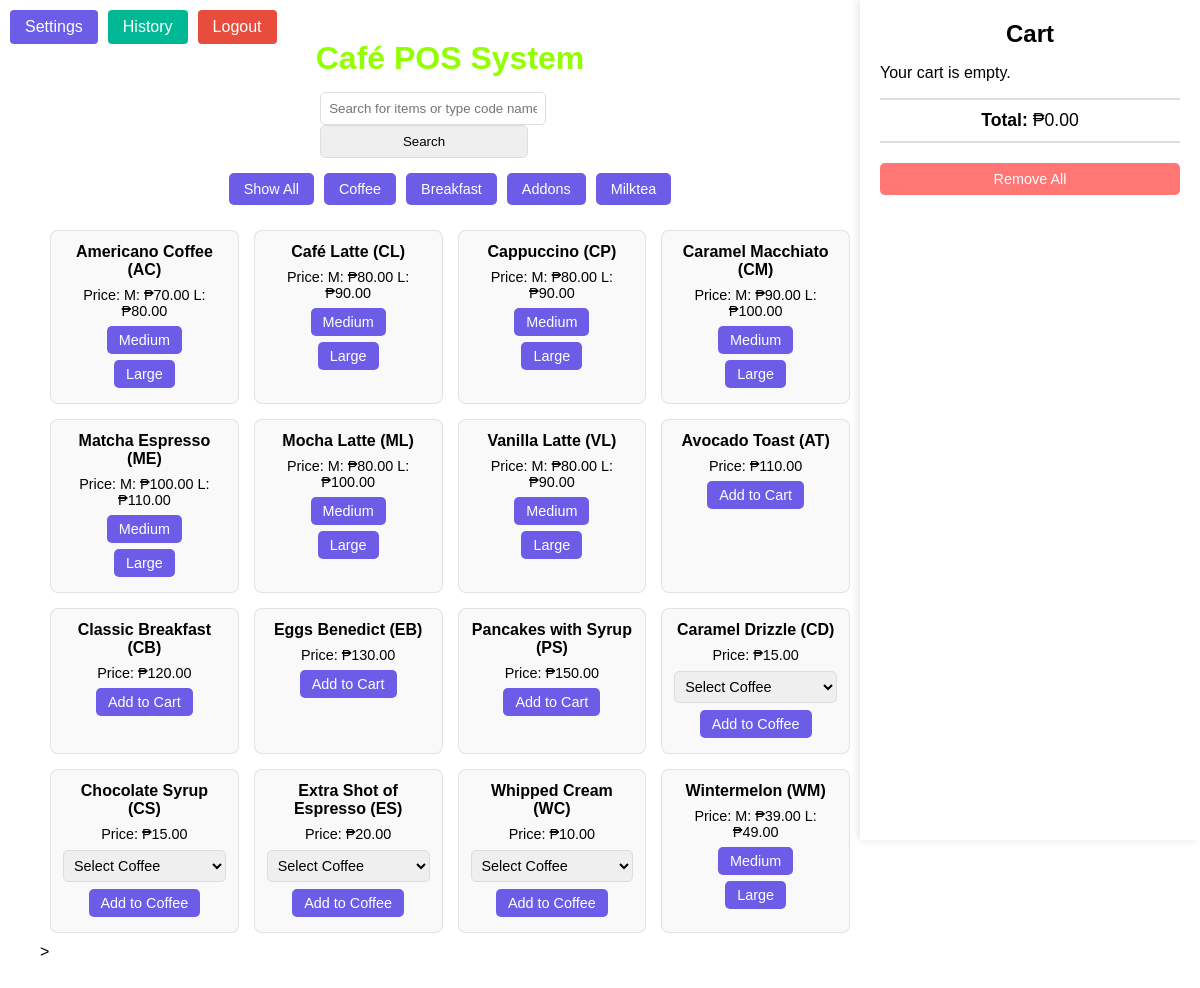
Page /index.php (signed in) on the committed database.
### tables this page shows
CREATE TABLE IF NOT EXISTS `products` (
  `id` int NOT NULL AUTO_INCREMENT,
  `name` varchar(100) NOT NULL,
  `code` varchar(10) NOT NULL,
  `price_medium` decimal(10,2) DEFAULT NULL,
  `price_large` decimal(10,2) DEFAULT NULL,
  `price` decimal(10,2) DEFAULT NULL,
  `category_id` int DEFAULT NULL,
  `archived` tinyint(1) DEFAULT '0',
  PRIMARY KEY (`id`),
  KEY `category_id` (`category_id`)
);

### refresh_menu.php (called while the page is built, shortened)
<?php
function refreshMenuItems($conn) {
    $menuItems = [];
    $query = "SELECT p.*, c.name as category_name
              FROM products p
              LEFT JOIN categories c ON p.category_id = c.id
              WHERE p.archived = 0 AND c.archived = 0
              ORDER BY
                CASE c.name
                    WHEN 'coffee' THEN 1
                    WHEN 'breakfast' THEN 2
                    WHEN 'addons' THEN 3
                    ELSE 4
                END,
                p.name";
    $result = $conn->query($query);
    while ($row = $result->fetch_assoc()) {
        $menuItem = [
            'id' => $row['id'],
            'name' => $row['name'],
            'code' => $row['code'],
            'category' => strtolower($row['category_name'])
        ];
        if ($row['price_medium'] !== null && $row['price_large'] !== null) {
            $menuItem['price'] = [
                'medium' => (float)$row['price_medium'],
                'large' => (float)$row['price_large']
            ];
        } else {
            $menuItem['price'] = (float)($row['price'] ?? 0);
        }
        $menuItems[] = $menuItem;
    }
    return $menuItems;
}
?>

### index.php (the view, shortened to what this page needs)
<?php
$conn = new mysqli("localhost", "root", "", "cafe_pos");
require_once 'refresh_menu.php';
if (!isset($_SESSION['menu_items'])) {
    $_SESSION['menu_items'] = refreshMenuItems($conn);
}
$menuItems = $_SESSION['menu_items'];
$categories_query = "SELECT DISTINCT c.name
                    FROM categories c
                    JOIN products p ON c.id = p.category_id
                    WHERE c.archived = 0 AND p.archived = 0
                    ORDER BY
                        CASE c.name
                            WHEN 'coffee' THEN 1
                            WHEN 'breakfast' THEN 2
                            WHEN 'addons' THEN 3
                            ELSE 4
                        END";
$categories_result = $conn->query($categories_query);
$active_categories = [];
while ($row = $categories_result->fetch_assoc()) {
    $active_categories[] = strtolower($row['name']);
}
$category = isset($_GET['category']) ? $_GET['category'] : null;
$searchTerm = isset($_GET['search']) ? strtolower($_GET['search']) : '';
$filteredItems = array_filter($menuItems, function($item) use ($category, $searchTerm) {
    return (!$category || $item['category'] === $category) &&
           (!$searchTerm || stripos($item['name'], $searchTerm) !== false || strtolower($item['code']) === $searchTerm);
});
$total = 0;
?>
<!DOCTYPE html>
<html lang="en">
<head>
    <link rel="stylesheet" href="css/style.css">
</head>
<body>
<div class="top-buttons">
    <?php if (isset($_SESSION['is_admin']) && $_SESSION['is_admin'] == 1): ?>
        <a href="settings.php" class="settings-button">Settings</a>
        <a href="history.php" class="history-button">History</a>
    <?php endif; ?>
    <a href="logout.php" class="logout-button">Logout</a>
</div>
    <div class="container">
        <div class="header">
            <h1>Café POS System</h1>
        </div>
        <div class="search-bar">
            <form method="GET" action="">
                <input type="text" name="search" placeholder="Search for items or type code names..."
                       value="<?php echo htmlspecialchars($searchTerm); ?>">
                <input type="submit" value="Search">
            </form>
        </div>
        <div class="filter-buttons">
    <a href="?"><button>Show All</button></a>
    <?php foreach ($active_categories as $cat): ?>
        <a href="?category=<?php echo urlencode($cat); ?>">
            <button><?php echo ucfirst($cat); ?></button>
        </a>
    <?php endforeach; ?>
</div>
<div class="menu">
    <?php foreach ($filteredItems as $item): ?>
        <div class="item">
            <h3><?php echo htmlspecialchars($item['name'] ?? ''); ?> (<?php echo htmlspecialchars($item['code'] ?? ''); ?>)</h3>
            <?php if (isset($item['price']) && is_array($item['price']) &&
                      isset($item['price']['medium']) && isset($item['price']['large'])): ?>
                <p>Price: M: ₱<?php echo number_format($item['price']['medium'], 2); ?> L: ₱<?php echo number_format($item['price']['large'], 2); ?></p>
                <form method="POST">
                    <button type="submit" name="add_to_cart">Medium</button>
                </form>
                <form method="POST">
                    <button type="submit" name="add_to_cart">Large</button>
                </form>
            <?php elseif ($item['category'] === 'addons'): ?>
                <p>Price: ₱<?php echo number_format($item['price'] ?? 0, 2); ?></p>
                <form method="POST">
                    <select name="coffee_code" required>
                        <option value="">Select Coffee</option>
                    </select>
                    <button type="submit" name="add_addon">Add to Coffee</button>
                </form>
            <?php else: ?>
                <p>Price: ₱<?php echo number_format($item['price'] ?? 0, 2); ?></p>
                <form method="POST">
                    <button type="submit" name="add_to_cart">Add to Cart</button>
                </form>
            <?php endif; ?>
        </div>
    <?php endforeach; ?>
</div>>
<div class="cart">
    <h2>Cart</h2>
    <div id="cart-items">
        <?php if (empty($_SESSION['cart'])): ?>
            <p>Your cart is empty.</p>
        <?php endif; ?>
    </div>
    <p class="total"><strong>Total: </strong>₱<?php echo number_format($total, 2); ?></p>
    <div class="remove-all">
        <form method="POST">
            <button type="submit" name="clear_cart" onclick="return confirm('Are you sure you want to remove all items from the cart?');">Remove All</button>
        </form>
    </div>
</div>
    </div>
</body>
</html>

### css/style.css (style rules this page uses)
.container { width: calc(100% - 340px); padding: 20px; background-color: transparent; border-radius: 10px; }
.header { text-align: center; margin-bottom: 15px; }
.header h1 { color: #09f062; font-size: 2em; margin: 0; }
.search-bar { display: flex; justify-content: center; margin-bottom: 15px; }
.search-bar input { width: 80%; padding: 8px; border: 1px solid #ddd; border-radius: 5px; }
.filter-buttons { display: flex; justify-content: center; gap: 10px; margin-bottom: 15px; flex-wrap: wrap; }
.filter-buttons button { background-color: #6c5ce7; color: #fff; border: none; padding: 8px 15px; border-radius: 5px; cursor: pointer; font-size: 0.9em; }
.menu { display: grid; grid-template-columns: repeat(auto-fill, minmax(180px, 1fr)); gap: 15px; padding: 10px; }
.item { background-color: rgba(249, 249, 249, 0.9); border: 1px solid rgba(221, 221, 221, 0.8); border-radius: 8px; padding: 12px; text-align: center; backdrop-filter: blur(5px); -webkit-backdrop-filter: blur(5px); }
.item h3 { font-size: 1em; margin: 0 0 8px; }
.item p { font-size: 0.9em; margin: 4px 0; }
.item button { background-color: #6c5ce7; color: #fff; border: none; padding: 6px 12px; border-radius: 5px; cursor: pointer; font-size: 0.9em; margin: 3px; }
.cart { width: 300px; height: 100vh; padding: 20px; background-color: #fff; box-shadow: -2px 0 8px rgba(0, 0, 0, 0.1); position: fixed; right: 0; top: 0; overflow-y: auto; }
.cart h2 { font-size: 1.5em; margin: 0 0 15px; text-align: center; }
.total { font-size: 1.1em; margin: 15px 0; text-align: center; padding: 10px; border-top: 2px solid #ddd; border-bottom: 2px solid #ddd; }
.remove-all button, .checkout button { width: 100%; background-color: #ff7675; color: #fff; border: none; padding: 8px 15px; border-radius: 5px; cursor: pointer; font-size: 0.9em; margin: 5px 0; }
.item select { width: 100%; padding: 6px; margin: 4px 0; border: 1px solid #ddd; border-radius: 5px; font-size: 0.9em; }

### index.php (style rules this page uses)
body { font-family: 'Arial', sans-serif; background-position: center; background-repeat: no-repeat; background-attachment: fixed; margin: 0; padding: 20px; }
.top-buttons { position: absolute; top: 10px; left: 10px; z-index: 1000; display: flex; gap: 10px; }
.top-buttons a { text-decoration: none; padding: 8px 15px; border-radius: 4px; font-weight: 500; display: inline-block; transition: background-color 0.3s; }
.settings-button { background-color: #6c5ce7; color: white; }
.history-button { background-color: #00b894; color: white; }
.logout-button { background-color: #e74c3c; color: white; }
.container { width: calc(100% - 340px); padding: 20px; background-color: transparent; border-radius: 10px; }
.item { background-color: rgba(249, 249, 249, 0.9); border: 1px solid rgba(221, 221, 221, 0.8); border-radius: 8px; padding: 12px; text-align: center; backdrop-filter: blur(5px); -webkit-backdrop-filter: blur(5px); }
.header h1 { color:rgb(145, 255, 0); font-size: 2em; margin: 0; }

### rows in the picture
products: name "Americano Coffee", code "AC", medium "70.00", large "80.00"
products: name "Café Latte", code "CL", medium "80.00", large "90.00"
products: name "Cappuccino", code "CP", medium "80.00", large "90.00"
products: name "Caramel Macchiato", code "CM", medium "90.00", large "100.00"
products: name "Matcha Espresso", code "ME", medium "100.00", large "110.00"
products: name "Mocha Latte", code "ML", medium "80.00", large "100.00"
products: name "Vanilla Latte", code "VL", medium "80.00", large "90.00"
products: name "Avocado Toast", code "AT", price "110.00"
products: name "Classic Breakfast", code "CB", price "120.00"
products: name "Eggs Benedict", code "EB", price "130.00"
products: name "Pancakes with Syrup", code "PS", price "150.00"
products: name "Caramel Drizzle", code "CD", price "15.00"
products: name "Chocolate Syrup", code "CS", price "15.00"
products: name "Extra Shot of Espresso", code "ES", price "20.00"
products: name "Whipped Cream", code "WC", price "10.00"
products: name "Wintermelon", code "WM", medium "39.00", large "49.00"

### other values in the picture
$cat "Coffee"
$cat "Breakfast"
$cat "Addons"
$cat "Milktea"
$total "0.00"
